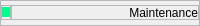
             <widget class="QFrame" name="frame_72">
              <property name="maximumSize">
               <size>
                <width>16777215</width>
                <height>26</height>
               </size>
              </property>
              <property name="frameShape">
               <enum>QFrame::StyledPanel</enum>
              </property>
              <property name="frameShadow">
               <enum>QFrame::Raised</enum>
              </property>
              <layout class="QGridLayout" name="gridLayout_80">
               <property name="leftMargin">
                <number>0</number>
               </property>
               <property name="topMargin">
                <number>0</number>
               </property>
               <property name="rightMargin">
                <number>0</number>
               </property>
               <property name="bottomMargin">
                <number>0</number>
               </property>
               <property name="spacing">
                <number>0</number>
               </property>
               <item row="0" column="0">
                <widget class="QFrame" name="frame_104">
                 <property name="maximumSize">
                  <size>
                   <width>10</width>
                   <height>26</height>
                  </size>
                 </property>
                 <property name="frameShape">
                  <enum>QFrame::StyledPanel</enum>
                 </property>
                 <property name="frameShadow">
                  <enum>QFrame::Raised</enum>
                 </property>
                 <layout class="QGridLayout" name="gridLayout_187">
                  <property name="leftMargin">
                   <number>0</number>
                  </property>
                  <property name="topMargin">
                   <number>0</number>
                  </property>
                  <property name="rightMargin">
                   <number>0</number>
                  </property>
                  <property name="bottomMargin">
                   <number>0</number>
                  </property>
                  <property name="spacing">
                   <number>0</number>
                  </property>
                  <item row="0" column="0">
                   <widget class="QLabel" name="label_111">
                    <property name="maximumSize">
                     <size>
                      <width>16777215</width>
                      <height>10</height>
                     </size>
                    </property>
                    <property name="styleSheet">
                     <string notr="true">background-color: #00FF8E;</string>
                    </property>
                    <property name="text">
                     <string/>
                    </property>
                   </widget>
                  </item>
                 </layout>
                </widget>
               </item>
               <item row="0" column="1">
                <widget class="QFrame" name="frame_103">
                 <property name="maximumSize">
                  <size>
                   <width>16777215</width>
                   <height>15</height>
                  </size>
                 </property>
                 <property name="frameShape">
                  <enum>QFrame::StyledPanel</enum>
                 </property>
                 <property name="frameShadow">
                  <enum>QFrame::Raised</enum>
                 </property>
                 <layout class="QGridLayout" name="gridLayout_182">
                  <property name="leftMargin">
                   <number>0</number>
                  </property>
                  <property name="topMargin">
                   <number>0</number>
                  </property>
                  <property name="rightMargin">
                   <number>0</number>
                  </property>
                  <property name="bottomMargin">
                   <number>0</number>
                  </property>
                  <property name="spacing">
                   <number>0</number>
                  </property>
                  <item row="0" column="0">
                   <widget class="QLabel" name="label_110">
                    <property name="maximumSize">
                     <size>
                      <width>16777215</width>
                      <height>26</height>
                     </size>
                    </property>
                    <property name="text">
                     <string>Maintenance</string>
                    </property>
                    <property name="alignment">
                     <set>Qt::AlignRight|Qt::AlignTrailing|Qt::AlignVCenter</set>
                    </property>
                   </widget>
                  </item>
                 </layout>
                </widget>
               </item>
              </layout>
             </widget>
